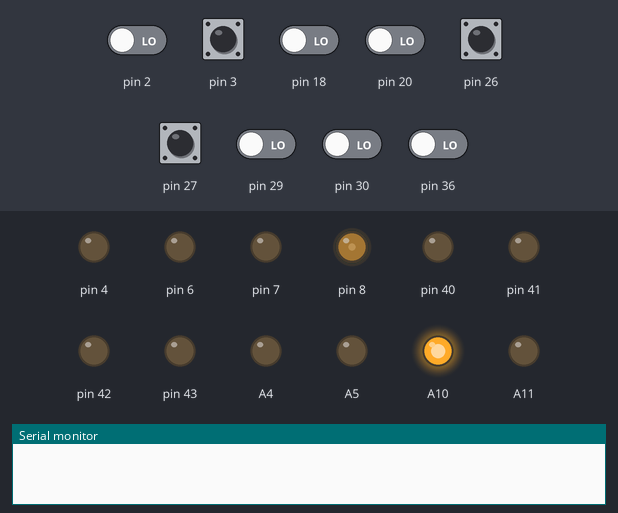
Bench run of a sketch on a simulated Arduino Mega 2560, built with avr-gcc and run on an emulated ATmega2560. Parts: output pins drawn as LEDs (lit = HIGH), the last lines printed to the serial monitor. Inputs (shaded band) come from the test bench; at power-on: pin 26, pin 27 HIGH, pin 2, pin 3, pin 18, pin 20, pin 29, pin 30, pin 36 LOW.

Above: at 3.0 s.
3.1 s: pin 26 pulled LOW for 0.15 s
At 5.8 s:
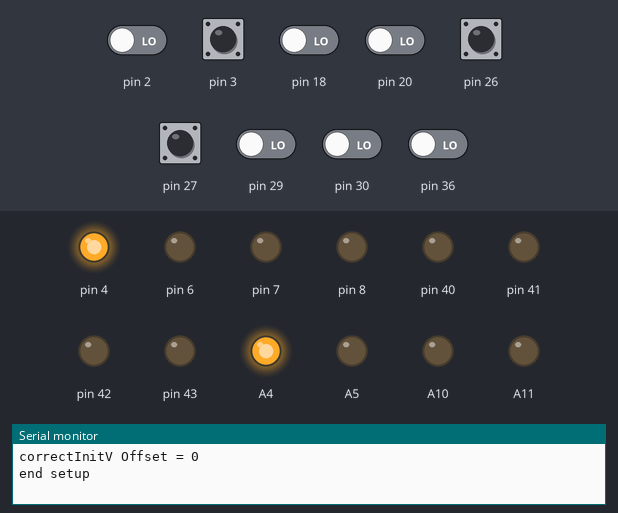
6.1 s: pin 30 driven HIGH
At 6.6 s:
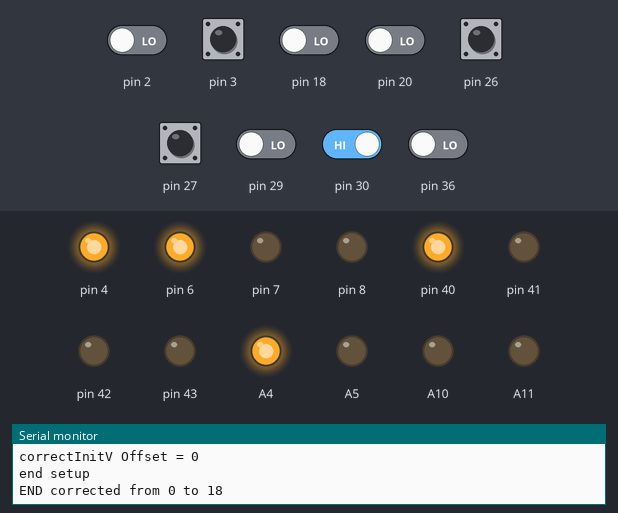
7.6 s: pin 3 pulsed HIGH 5 times (0.12 s each, 0.3 s apart)
At 8.63 s:
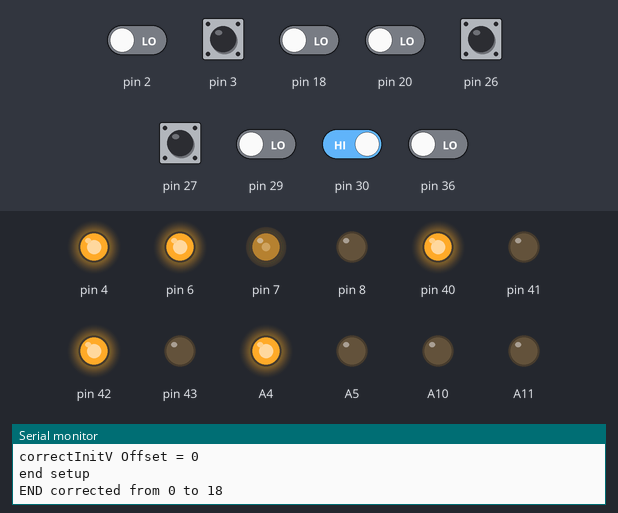
10.6 s: pin 3 driven HIGH
13.6 s: pin 27 pulled LOW for 0.15 s
At 14.7 s:
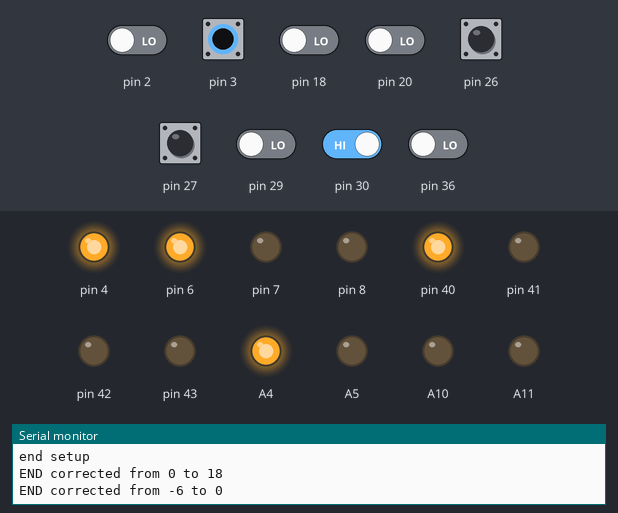
Timing chart, 0 to 16.2 s (numbered marks = the images above; inputs shaded):
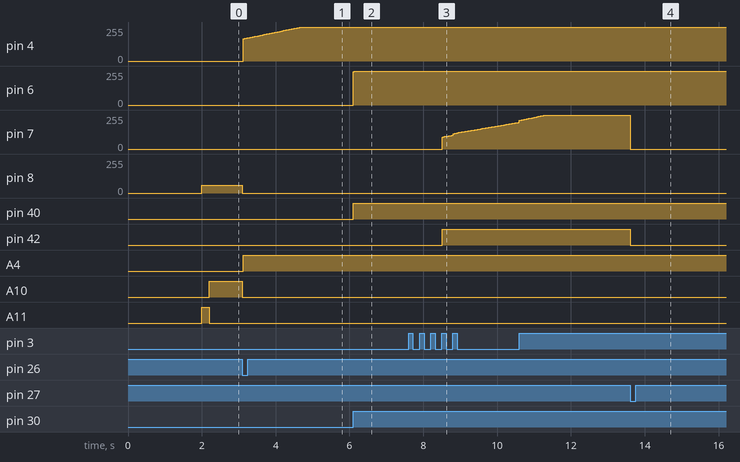

Measured:
- after the input at 3.1 s, pin 4: moves from 0/255 to 255/255 over 1.6 s, starting at once; pin 8: 60/255 → 0/255 at once; A4: LOW → HIGH at once; A10: HIGH → LOW at once
- after the input at 6.1 s, pin 6: 0/255 → 255/255 at once; pin 40: LOW → HIGH at once
- after the input at 7.6 s, pin 7: moves from 0/255 to 200/255 over 2.1 s, starting after 0.91 s; pin 42: LOW → HIGH after 0.91 s
- after the input at 13.6 s, pin 7: 255/255 → 0/255 at once; pin 42: HIGH → LOW at once

The sketch:

MainRF.ino
```cpp
class Timer {
  long period;
  mutable long last;
  bool chk() const {
    long tme = millis();
    if (abs(tme - last) > period) {
      last = tme;
      return true;
    }
    return false;
  }
public:
  Timer(long period)
    : period(period) {
    last = millis();
  };
  void reset() {
    last = millis();
  }
  operator bool() const {
    return chk();
  }
};


volatile int cnt1 = 0;
volatile int cnt2 = 0;
volatile int cnt3 = 0;
volatile int cnt4 = 0;
Timer print(50);

class Motor {
public:
  const int portA, portB, portPWM;
  int tar  = 0;
  volatile int* cnt;

  float Kp = 3.5;//5;
  float Kd = 0;
  float Ki = 0.1;
  float integral = 0;
  float derivative = 0;
  int difLst = 0;

  int offset = 0;
  int minSpeed;
  bool lastEnd = false;
  int pinEnd;
  String name;

  int spd;
  long t;

  Timer compoundTimer{ 20 };

  Motor(Motor&) = delete;
  void operator=(Motor&) = delete;

  Motor(int portA, int portB, int portPWM, volatile int* cnt, int pinEnd, int offset,  String name, int minSpeed)
    : portA(portA), portB(portB), portPWM(portPWM), cnt(cnt), offset(offset), pinEnd(pinEnd), name(name), minSpeed(minSpeed) {
    pinMode(portA, OUTPUT);
    pinMode(portB, OUTPUT);
    pinMode(portPWM, OUTPUT);
    pinMode(pinEnd, INPUT);
  }

  void move(int nspd) {

    digitalWrite(portA, nspd > 0);
    digitalWrite(portB, nspd < 0);
    if (nspd != 0)
      nspd = abs(nspd)*2 + minSpeed;//125;//70;//nspd = abs(nspd) + 125;
    analogWrite(portPWM, min(nspd, 255));
    spd = nspd;
  }

  void recalcPos() {
    bool curEnd = digitalRead(pinEnd);
    if (lastEnd != curEnd && *cnt != offset) {
      Serial.println("END corrected from " + String(*cnt) + " to " + String(offset));
      *cnt = offset;
    }
    lastEnd = curEnd;
  }

  bool isBlock(){
    return (millis() - t>200 && spd!=0);
  }

  void tick() {
    recalcPos();//correct  end position

    if (compoundTimer) {
      // Serial.println(*cnt - tar);

      int pos = *cnt;
      int dif = (tar - pos);

      derivative = derivative * 0.9 + (dif - difLst) * 0.1;

      float currKd = Kd;  // * (1 - min(1,abs(dif)/50));

      integral = constrain(integral, -1000, 1000);

      if (abs(dif) <= 3 && derivative < 0.2)//if (abs(dif) <= 3 && derivative < 0.2)
        move(0);
      else  {
        int m =  dif * Kp + Ki * integral + currKd * derivative;
        move(m);
        //Serial.print("." + String(m));
      }


      // if (dif < 0)
      //   move(-50);
      // else if (dif > 0)
      //   move(50);
      // else move(0);
      // if (print && millis() < 5000) {
      //   Serial.print(*cnt);
      //   Serial.print(" ");
      //   Serial.print(dif * Kp);
      //   Serial.print(" ");
      //   Serial.print(Ki * integral);
      //   Serial.print(" ");
      //   Serial.print(dif * Kp + Ki * integral + currKd * derivative);
      //   Serial.print(" ");
      //   Serial.println(currKd * derivative);
      // }

      integral += dif;
      difLst = dif;
    }
  }
};

//-------------------------------------------------------------------------------------------------
Motor mot1A(41, 40, 6, &cnt1, 30, 18, "mot1A", 125);  //M2 side
Motor mot1B(42, 43, 7, &cnt2, 27, 0, "mot1B", 20);   //M1 round

Motor mot2A(A5, A4, 4, &cnt3, 29, 13, "mot2A", 125);   //M4 side  vorota
Motor mot2B(A10, A11, 8, &cnt4, 26, 0, "mot2B", 20);  //M7 round  vorota
//------------------------------  -------------------------------------------------------------------


void inter1() {
  mot1A.t  = millis();
  if (digitalRead(38)) cnt1--;
  else cnt1++;
}
void inter2() {
  mot1B.t  = millis();
  if (digitalRead(36)) cnt2++;
  else cnt2--;
}
void inter3() {
  mot2A.t  = millis();
  if (digitalRead(A2)) cnt3--;
  else cnt3++;
}
void inter4() {
  mot2B.t  = millis();
  if (!digitalRead(A0)) cnt4--;
  else cnt4++;
}

long long t1=0, t2=0, t3=0, t4=0;
void checkBlock(){
  if(mot1A.isBlock()){
    Serial.println("block@@@@@@@@@@@@@@@@@@@@@@@@@@@");
    Serial.println("spd=" +  String(mot1A.spd) + " tar=" + String(mot1A.tar) + " cnt=" + String(*mot1A.cnt) );
    /*mot1A.move(-70);
    delay(100);
    *mot1A.cnt = 0;
    mot1A.move(0);
    Serial.println("spd=" +  String(mot1A.spd) + " tar=" + String(mot1A.tar) + " cnt=" + String(*mot1A.cnt) );*/
  }
  //mot1B.checkBlock();
  if(mot2A.isBlock() ){
    mot2A.tar = *mot1A.cnt;
  }
}

void setupEncoders() {
  pinMode(38, INPUT);
  pinMode(36, INPUT);
  pinMode(A2, INPUT);
  pinMode(A1, INPUT);

  pinMode(2, INPUT);
  pinMode(3, INPUT);
  pinMode(18, INPUT);
  pinMode(20, INPUT);

  attachInterrupt(digitalPinToInterrupt(2), inter1, RISING);
  attachInterrupt(digitalPinToInterrupt(3), inter2, RISING);
  attachInterrupt(digitalPinToInterrupt(18), inter3, RISING);
  attachInterrupt(digitalPinToInterrupt(20), inter4, RISING);
}

//нападающий
void movePos(float pos) {
  if (pos>115) pos-=100;
  if (pos>115) pos-=100;

  if (pos<35) pos = 35;
  if (pos>115) pos = 115;

  pos =  map(pos, 35, 115,  0, 50);

  // int offs1 = 120;
  // int offs2 = 220;

  // if (pos > offs2) pos = map(constrain(pos+10, offs2, 300), offs2, 300, 0, 57);
  // else if (pos > offs1) pos = map(constrain(pos, offs1, offs2), offs1, offs2, 0, 57);
  // else pos = map(constrain(pos-20, 0, offs1), 0, offs1, 0, 57);

  if (abs(mot1A.tar - pos) > 1) {
    Serial.println("movePos " + String(pos));
    mot1A.tar = pos;
  }
}

//вротарь
void movePos2(float pos) {
  //pos *= 5.6;
  // pos = min(80, max(50, pos));

  pos = map(constrain(pos, 120, 220), 140, 220, 5, 50);

  //Serial.println("movePos2 " + String(pos));
  mot2A.tar = pos;
}

void setupCoeficients() {
  mot1B.Kp = 7;
  mot1B.Kd = -5;
  mot1B.Ki = 0.1;

  mot2B.Kp = 15;
  mot2B.Kd = -5;
  mot2B.Ki = 0.1;
}


void checkSerial() {
  delay(50);
  String s = "check Serail S3: ";
  int av = 0;
  while (Serial3.available() > 0) {
    s += (char)Serial3.read();
    av++;
  }
  if (av > 0) Serial.println(s);
  s = "check Serail S2: ";
  av = 0;
  while (Serial2.available() > 0) {
    s += (char)Serial2.read();
    av++;
  }
  if (av > 0) Serial.println(s);
}

int pos_x = 0;
int pos_y = 0;

bool err_x = true;
bool err_y = true;

int diff_x = true;
int diff_y = true;

int x = 0;
int y = 0;


bool readPos(int minD) {
  bool  res = false;

  int tD=0;
  //Serial.println("check Serail");
  String s = "";
  while (Serial2.available() > 0) {
    char c = (char)Serial2.read();
    if (s.length() != 0 || c == 'c')
      s += c;
  }
  s.trim();
  //if (s.length()>0) Serial.println("S2---" + s);
  if (s.substring(0, 6) == "camera" && s.length() > 8) {
    //Serial.println("S2---" + s);
    int spacePos1 = s.indexOf(' ', 7);
    if (spacePos1 != -1) {
      int spacePos2 = s.indexOf(' ', spacePos1 + 1);
      if (spacePos1 != -1) {
        err_x = s.substring(spacePos2 + 1) != "ok";
        tD = s.substring(spacePos1 + 1, spacePos2).toInt();
        if (!err_x && tD>minD) {
          diff_x = tD;
          pos_x = s.substring(7, spacePos1).toInt();
          res = true;
        }
      }
      //Serial.println("pos_x=" + String(pos_x) + "err= " + String(err_x));
      //pos_x = (pos_x * 9 + s.substring(8, spacePos).toInt()) / 10;
    }
  }
  //Serial.println("cam1" + s + "!");
  //Serial.println("S2---" + String(err_x) + " " + String(pos_x));

  s = "";
  while (Serial3.available() > 0) {
    char c = (char)Serial3.read();
    if (s.length() != 0 || c == 'c')
      s += c;
  }
  s.trim();
  //if (s.length()>0) Serial.println("S3---" + s);
  if (s.substring(0, 6) == "camera" && s.length() > 8) {
    //Serial.println("S3---" + s);
    int spacePos1 = s.indexOf(' ', 7);
    if (spacePos1 != -1) {
      int spacePos2 = s.indexOf(' ', spacePos1 + 1);
      if (spacePos1 != -1) {
        err_y = s.substring(spacePos2 + 1) != "ok";
        tD = s.substring(spacePos1 + 1, spacePos2).toInt();
        if (!err_y && tD>minD) {
          diff_y = tD;
          pos_y = s.substring(7, spacePos1).toInt();
          res = true;
        }
      }
      //pos_y = (pos_y * 9 + s.substring(8, spacePos).toInt()) / 10;
    }
  }
  return res;
  //Serial.println("cam2" + s + "!");
}
void calculate(float pos1, float pos2) {
  float tgA = (805- pos1) / (pos1-64);
  float tgB = pos2/(751-pos2);

  int angA = RAD_TO_DEG*atan(tgA);
  int angB = RAD_TO_DEG*atan(tgB);
  Serial.print(String(angA) + ":" + String(angB) + "____");
  float c = 470;
  float xT = c * tgB / (tgA + tgB);  //mm
  float yT = xT * tgA;                     //mm
  x = xT;
  y = yT;
  Serial.println("calculate: S2_" + String(int(pos1)) + "(" + String(diff_x) + "):S3_" + String(int(pos2)) + "(" + String(diff_x) + ") >>>  " + String(x) + ":" + String(y));
}

void calculateOld(float pos1, float pos2) {
  int posA = map(constrain(pos1, 80, 750), 80, 770, 0, 90);
  int posB = map(constrain(pos2, 20, 680), 20, 700, 5, 90);//int posB = map(constrain(pos2, 20, 680), 0, 700, 0, 90);
  Serial.print(String(pos1) + ":" + String(pos2) + "____");
  float a = (90 - posA);
  float b = posB;
  a = a * DEG_TO_RAD;
  b = b * DEG_TO_RAD;
  float c = 470;

  float xT = c * tan(b) / (tan(a) + tan(b));  //mm
  float yT = xT * tan(a);                     //mm
  x = xT;
  y = yT;
  Serial.println("calculate: S2_" + String(posA) + "(" + String(diff_x) + "):S3_" + String(posB) + "(" + String(diff_x) + ") >>>  " + String(x) + ":" + String(y));
}


void correctInitPosMA(class Motor& mot) {

  mot.move(-70);
  while (digitalRead(mot.pinEnd) == 1) {}
  mot.move(0);
  *mot.cnt = mot.offset;
  Serial.println("Offset = " + String(mot.offset));

  delay(300);

  mot.move(70);
  while (digitalRead(mot.pinEnd) == 0) {}
  mot.move(0);
  Serial.println("correctInitPosMA END");
}

void correctInitV(class Motor& mot) {
  mot.move(-20);
  delay(200);
  mot.move(0);
  mot.move(20);
  while (digitalRead(mot.pinEnd) == 1) {}
  mot.move(0);
  *mot.cnt = mot2B.offset;
  Serial.println("correctInitV Offset = " + String(mot.offset));
}

void testTOFindOffser(class Motor& mot) {
  mot.move(-50);
  delay(1000);
  mot.move(0);
  delay(1000);
  *mot.cnt = -5;
  for (int i = 0; i < 20; i++) {
    Serial.println(*mot.cnt);
    delay(1000);
  }
  delay(10000);
}

void setup() {

  //S3 - 15 pin serial; R6 Hall(D26 pin)
  //S2 - 17 PIN serial; R5 Hall(D27 pin)
  pinMode(28, INPUT);
  pinMode(29, INPUT);
  pinMode(27, INPUT_PULLUP);
  pinMode(26, INPUT_PULLUP);

  delay(1000);
  Serial3.begin(115200);
  Serial2.begin(115200);
  Serial.begin(115200);
  delay(1000);

  setupCoeficients();
  setupEncoders();

  //move to see offset
  //testTOFindOffser(mot1A);

  //test line sensors!
    // while(1){
    //   Serial.print(digitalRead(mot2A.pinEnd));
    //   Serial.print(digitalRead(mot1A.pinEnd));
    //   delay(1000);
    // }

  //correct positopn end
  // correctInitPosMA(mot2A);
  // correctInitPosMA(mot1A);

  correctInitV(mot2B);

  // Serial.println(String(cnt1) + " " + String(cnt2) + " " + String(cnt3) + " " + String(cnt4) + " ");
  // delay(100009);

  // mot2A.tar = 30;
  // mot2B.tar = 3;
  // mot1B.tar = 0;
  // mot1B.tar = 0;


  Serial.println("end setup");
}

Timer punch(500);//4000

Timer stop(100);//300

float state = 2;

Timer stopPWM(1);
int stopCnt = 0;


int prev_x;
int prev_y;


Timer serialRead(20);

void handleStateMot(){

  //вратарь
  // if (x > 350) {
  //   if (*mot2B.cnt < 0) mot2B.move(80);
  //   else if (*mot2B.cnt > 0) mot2B.move(-80);
  // } else mot2B.move(0);
  mot2B.tick();
  //Serial.println(*mot2B.cnt);
  if (x > 250) {
    if (mot2B.tar == 5) mot2B.tar = -5;
    else if (x>350 && y>100 && y<260) mot2B.tar = 5;
    else mot2B.tar = -5;
  }

  mot2B.recalcPos();

  // Serial.println(*mot2A.cnt);
  // // mot2B.tick();.
  // mot1B.tick();
  // // movePos(((long)millis() - 5000) / 100);
  // mot2A.tar = y/10;
  // movePos2((glPx - 30) / 5 * 3);
  // Serial.println((glPx - 30) / 5 * 3);
  // delay(20);
  // return;
  //mot1A.tick(); // hold position
  //movePos(((long)millis() - 5000) / 100); move horisontally
  //return;


  mot1B.recalcPos();
   //обратно в луп если не хочу постоянно вертеть
    if (state == 0) {  // start punch
      mot1B.move(255);//255
      stop.reset();
      state = 0.5;
    }


  if (state == 0.5 && stop) state = 1;  // wait for punch
  if (state == 1 && stopPWM) {
    if (stopCnt == 80) {  // stopping
      stopCnt = 0;
      state = 2;
      punch.reset();
      mot1B.move(0);
      *mot1B.cnt += 45;
      mot1B.tar = 0;  //*mot1B.cnt + 60 - ((*mot1B.cnt + 60) % 45);  // put vertical target
    } else {
      if (stopCnt % 2 == 0) mot1B.move(255);//255
      else mot1B.move(-255);//255
      stopCnt++;
    }
  }

  if (state == 2) {  // move to vertical poition
    // Serial.println(*mot1B.cnt - mot1B.tar);
    mot1B.tick();
      //сброс чтоб не били пока новый кадр не придет
    if (x < 200 && x > 115) {
      state = 0;
      x = 0;
    }
    // if (punch) state = 0;
  }
}
int  st1 = 0;
int oldc  = 0;
void loopT(){
  st1++;
  if (st1==1) {
      movePos(115);
      Serial.println(String(cnt1) + " " + String(cnt2) + " " + String(cnt3) + " " + String(cnt4) + " ");
  }else if (st1==1000)  {
    Serial.println("move 0");
    movePos(0);
    Serial.println(String(cnt1) + " " + String(cnt2) + " " + String(cnt3) + " " + String(cnt4) + " ");
  }else if (st1==2000)  {
    st1=0;
    delay(2000);
    Serial.println(String(cnt1) + " " + String(cnt2) + " " + String(cnt3) + " " + String(cnt4) + " ");
  }
  if (oldc != cnt1) {
    Serial.print("_" + String(cnt1) );
    oldc = cnt1;
  }
  mot1A.tick();
  delay(5);
}

// void loop() {
//   delay(300);
//   //movePos2 (100);
//   //mot2A.tick();
//   Serial.println(String(cnt1) + " " + String(cnt2) + " " + String(cnt3) + " " + String(cnt4) + " ");
// }

int  prognozeVr = 0;
void loop() {
  // checkSerial();
  // return;

  if (serialRead) {
    prev_x = x;
    prev_y = y;
    //-------KKKK ----------- если ярко то 70/ если темно то 25
    if(readPos(40)) {
      calculate(pos_x, pos_y);
    }
    if (x!=prev_x || y!=prev_y){
      prognozeVr = (y - prev_y)*(420-prev_x)/(x -prev_x) + prev_y;
      Serial.println(String(x) + "," + String(y) + " prev " + String(prev_x) + "," + String(prev_y) +"->" + String(prognozeVr));
      if (prognozeVr<100 || prognozeVr>250){
        prognozeVr=0;
      }
    }
  }

  //слежение за мячем вправо-влево
  mot1A.tick();//нападающие
  mot2A.tick();//вратарь

  // //вратарь
  if (prev_x < x || abs(prev_y - y)<3 || prognozeVr == 0)
    movePos2(y);
  else {
    movePos2(prognozeVr);
  }

  movePos(y);//нападающие

  //checkBlock();//останавливаем  мотор если он заел и не двигается

  handleStateMot();
}
```
